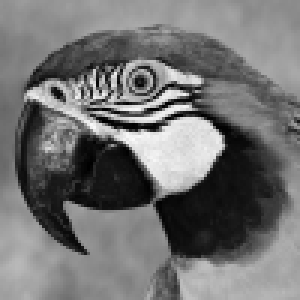
%> input picture obrazy/lab2/wykonanie/parrot.bmp, 100 x 100 px (shown 3 times larger); the run also reads 1 picture not shown here
$ octave zadanie3.m   (GNU Octave 9; MATLAB toolbox functions it lacks are replaced by stand-ins)
%> lines starting %> are read from the running program, lines starting %| are printed output that depends on the picture
% zadanie 3

papuga = imread('parrot.bmp');
%> papuga is the input picture: size 100x100 uint8; min 0, max 250, mean 114.2
zegar = imread('clock.bmp');
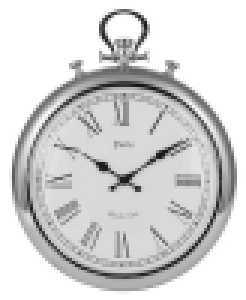
%> input picture obrazy/lab2/wykonanie/clock.bmp, 82 x 100 px (shown 3 times larger)
%> zegar is the input picture: size 100x82 uint8; min 21, max 255, mean 212.7
szachownica = imread('chessboard.bmp');

papuga_x2_n = imresize(papuga, 2, 'nearest');
zegar_x2_n = imresize(zegar, 2, 'nearest');
szachownica_x2_n = imresize(szachownica, 2, 'nearest');
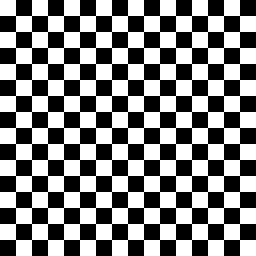
%> szachownica_x2_n: size 32x32 uint8 (shown 8 times larger); 50% white in thin lines or dots

papuga_x2_b = imresize(papuga, 2, 'bilinear');
zegar_x2_b = imresize(zegar, 2, 'bilinear');
szachownica_x2_b = imresize(szachownica, 2, 'bilinear');
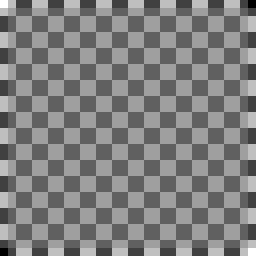
%> szachownica_x2_b: size 32x32 uint8 (shown 8 times larger); min 0, max 255, mean 127.5

papuga_x2_bc = imresize(papuga, 2, 'bicubic');
zegar_x2_bc = imresize(zegar, 2, 'bicubic');
szachownica_x2_bc = imresize(szachownica, 2, 'bicubic');
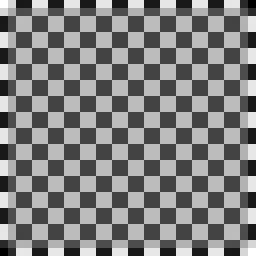
%> szachownica_x2_bc: size 32x32 uint8 (shown 8 times larger); min 0, max 255, mean 127.5; mean of the top-left, top-right, bottom-left and bottom-right quarters 127.4, 127.6, 127.6, 127.4

papuga_x1_n = imresize(papuga, 1.3, 'nearest');
zegar_x1_n = imresize(zegar, 1.3, 'nearest');
szachownica_x1_n = imresize(szachownica, 1.3, 'nearest');
%> szachownica_x1_n: size 21x21 uint8; 50.1% white; black in thin lines or dots

papuga_x1_b = imresize(papuga, 1.3, 'bilinear');
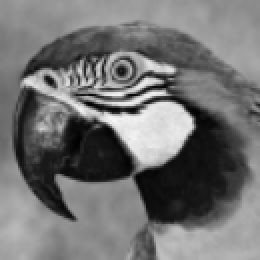
%> papuga_x1_b: size 130x130 uint8 (shown 2 times larger); min 1, max 248, mean 114.2
zegar_x1_b = imresize(zegar, 1.3, 'bilinear');
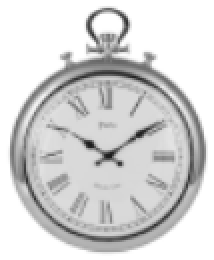
%> zegar_x1_b: size 130x107 uint8 (shown 2 times larger); min 27, max 255, mean 212.8
szachownica_x1_b = imresize(szachownica, 1.3, 'bilinear');

papuga_x1_bc = imresize(papuga, 1.3, 'bicubic');
zegar_x1_bc = imresize(zegar, 1.3, 'bicubic');
szachownica_x1_bc = imresize(szachownica, 1.3, 'bicubic');
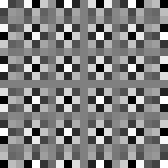
%> szachownica_x1_bc: size 21x21 uint8 (shown 8 times larger); min 0, max 255, mean 127.5

figure;
subplot(3,3,1);
imshow(papuga_x2_n);
title('s?siad');
subplot(3,3,2);
imshow(papuga_x2_b);
title('dwuliniowa');
subplot(3,3,3);
imshow(papuga_x2_bc);
title('bicubic');

subplot(3,3,4);
imshow(zegar_x2_n);
title('s?siad');
subplot(3,3,5);
imshow(zegar_x2_b);
title('dwuliniowa');
subplot(3,3,6);
imshow(zegar_x2_bc);
title('bicubic');

subplot(3,3,7);
imshow(szachownica_x2_n);
title('s?siad');
subplot(3,3,8);
imshow(szachownica_x2_b);
title('dwuliniowa');
subplot(3,3,9);
imshow(szachownica_x2_bc);
title('bicubic');

figure;
subplot(3,3,1);
imshow(papuga_x1_n);
title('s?siad');
subplot(3,3,2);
imshow(papuga_x1_b);
title('dwuliniowa');
subplot(3,3,3);
imshow(papuga_x1_bc);
title('bicubic');

subplot(3,3,4);
imshow(zegar_x1_n);
title('s?siad');
subplot(3,3,5);
imshow(zegar_x1_b);
title('dwuliniowa');
subplot(3,3,6);
imshow(zegar_x1_bc);
title('bicubic');

subplot(3,3,7);
imshow(szachownica_x1_n);
title('s?siad');
subplot(3,3,8);
imshow(szachownica_x1_b);
title('dwuliniowa');
subplot(3,3,9);
imshow(szachownica_x1_bc);
title('bicubic');
